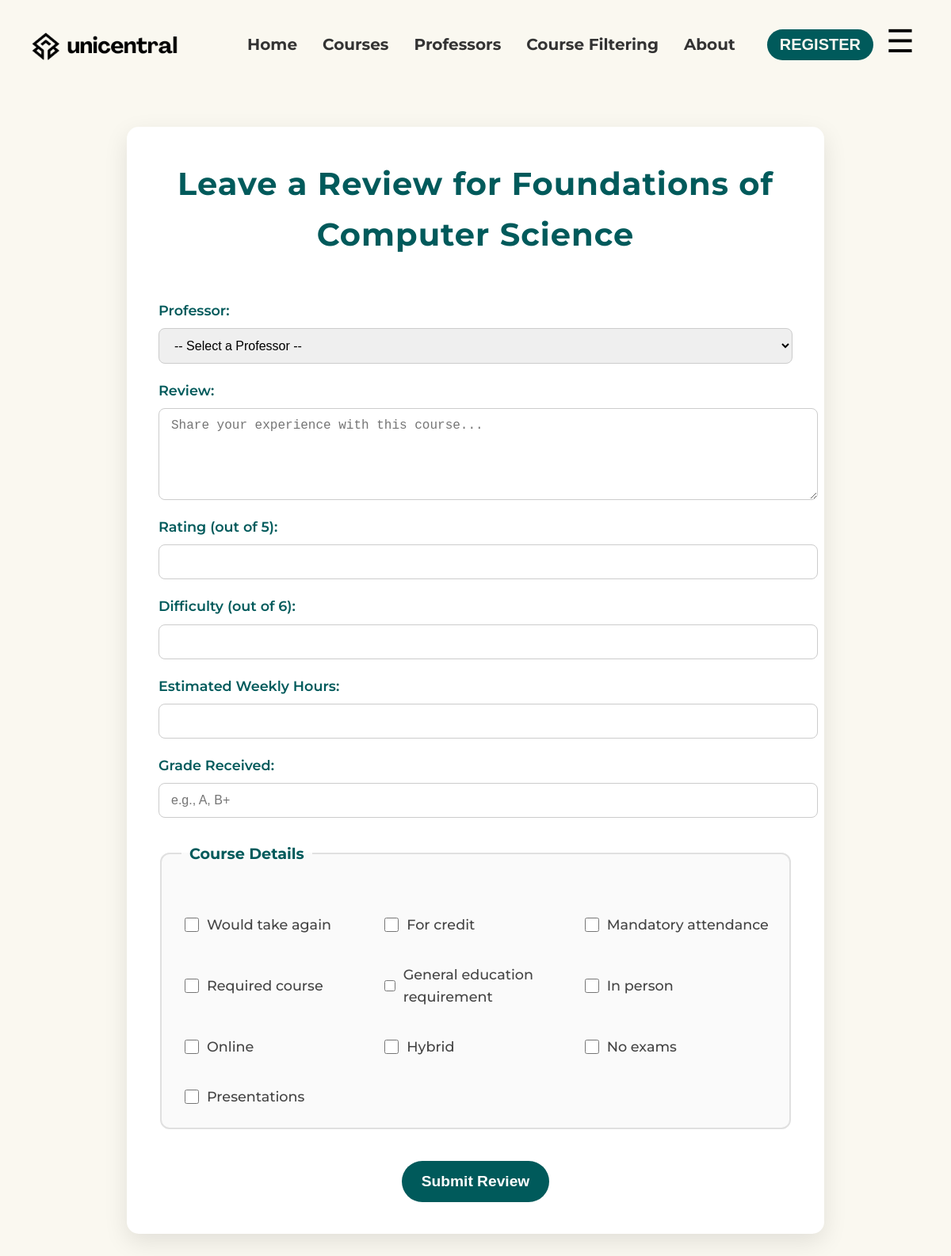
The page /courses/1/review/ on the database as committed earlier.
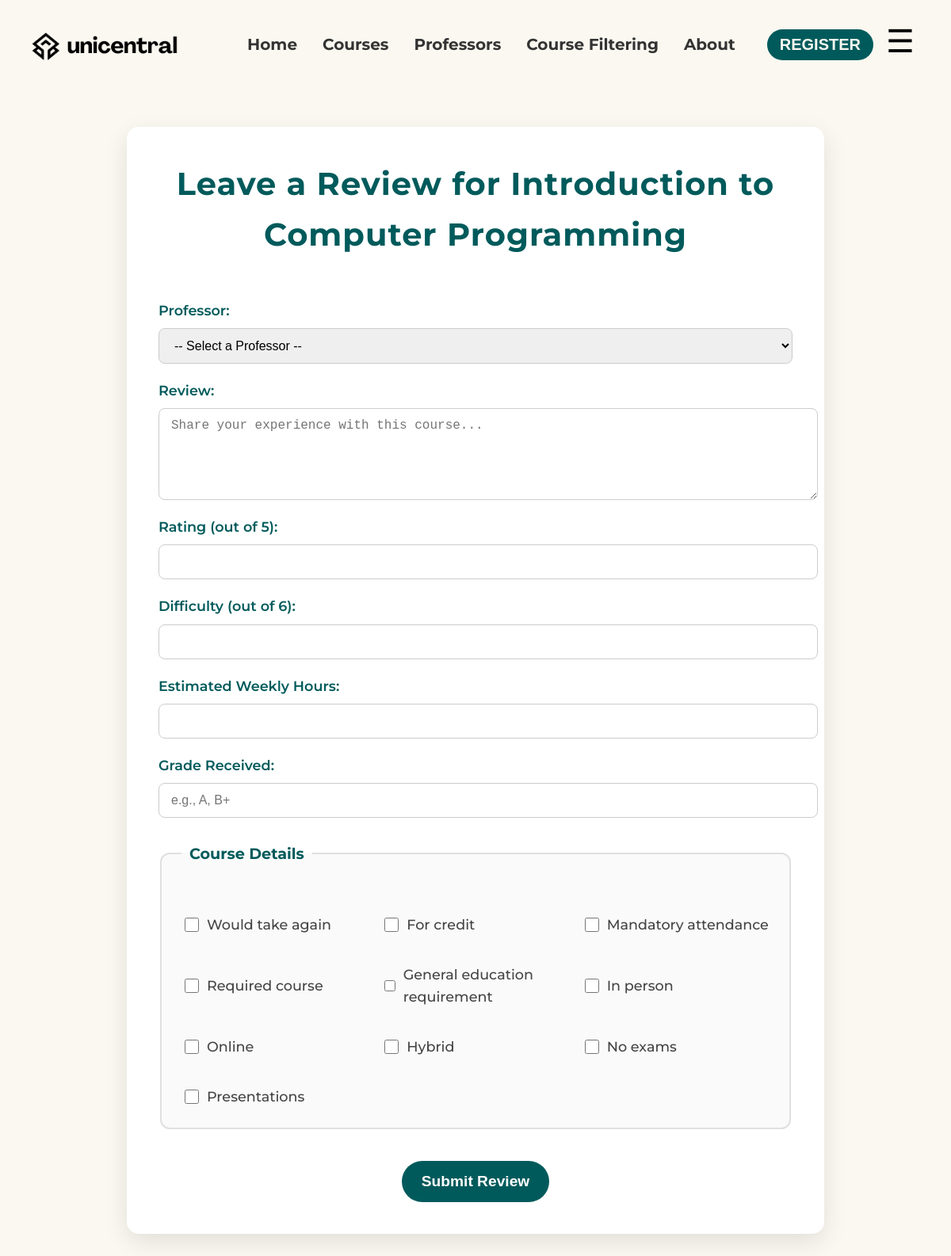
The same page on the database as committed later.
### uni_central/models.py (models this page shows, shortened)
class Course(models.Model):
    id = models.AutoField(primary_key=True)
    title = models.CharField(max_length=255)
    subject = models.CharField(max_length=100)
    number = models.IntegerField()
    department = models.ForeignKey('Department', on_delete=models.CASCADE, related_name='courses')
    avg_difficulty = models.FloatField(default=0)
    avg_rating = models.FloatField(default=0)
    credits = models.PositiveIntegerField()
    semester = models.CharField(max_length=100, blank=True, null=True)
    professors = models.ManyToManyField('Professor', related_name='courses')
    class Meta:
        db_table = 'courses'

### uni_central/views.py (the view, shortened to what this page needs)
# urls.py: path('courses/<int:course_id>/review/', create_review, name='review-create'),
def create_review(request, course_id):
    course = get_object_or_404(Course, id=course_id)
    professors = course.professors.all()  # Fetch professors related to the course
    return render(request, 'review_form.html', {'course': course, 'professors': professors})

### uni_central/templates/review_form.html (shortened to what this page needs)
{% load static %}
<!DOCTYPE html>
<html lang="en">
<head>
    <link rel="stylesheet" href="{% static 'css/style.css' %}">
</head>
<body>
    {% include 'partials/navbar.html' %}
    <main class="main-content review-form-page">
        <h1>Leave a Review for {{ course.title }}</h1>
        <form method="POST" action="{% url 'review-create' course.id %}">
            <label for="professor">Professor:</label>
            <select id="professor" name="professor" required>
                <option value="">-- Select a Professor --</option>
            </select>
            <label for="review">Review:</label>
            <textarea id="review" name="review" placeholder="Share your experience with this course..." rows="5" required></textarea>
            <label for="rating">Rating (out of 5):</label>
            <input type="number" id="rating" name="rating" step="0.1" min="0" max="5" required>
            <label for="difficulty">Difficulty (out of 6):</label>
            <input type="number" id="difficulty" name="difficulty" min="1" max="6" required>
            <label for="estimated_hours">Estimated Weekly Hours:</label>
            <input type="number" id="estimated_hours" name="estimated_hours" step="0.1" min="0" required>
            <label for="grade">Grade Received:</label>
            <input type="text" id="grade" name="grade" maxlength="2" placeholder="e.g., A, B+" required>
            <fieldset>
                <legend>Course Details</legend>
                <div class="checkbox-group">
                    <label><input type="checkbox" name="would_take_again"> Would take again</label>
                    <label><input type="checkbox" name="for_credit"> For credit</label>
                    <label><input type="checkbox" name="mandatory_attendance"> Mandatory attendance</label>
                    <label><input type="checkbox" name="required_course"> Required course</label>
                    <label><input type="checkbox" name="is_gened"> General education requirement</label>
                    <label><input type="checkbox" name="in_person"> In person</label>
                    <label><input type="checkbox" name="online"> Online</label>
                    <label><input type="checkbox" name="hybrid"> Hybrid</label>
                    <label><input type="checkbox" name="no_exams"> No exams</label>
                    <label><input type="checkbox" name="presentations"> Presentations</label>
                </div>
            </fieldset>
            <button type="submit" class="submit-review-button">Submit Review</button>
        </form>
    </main>
</body>
</html>

Rows that differ between the two databases and show on the page:
changed Course: title "Foundations of Computer Science" → "Introduction to Computer Programming"
